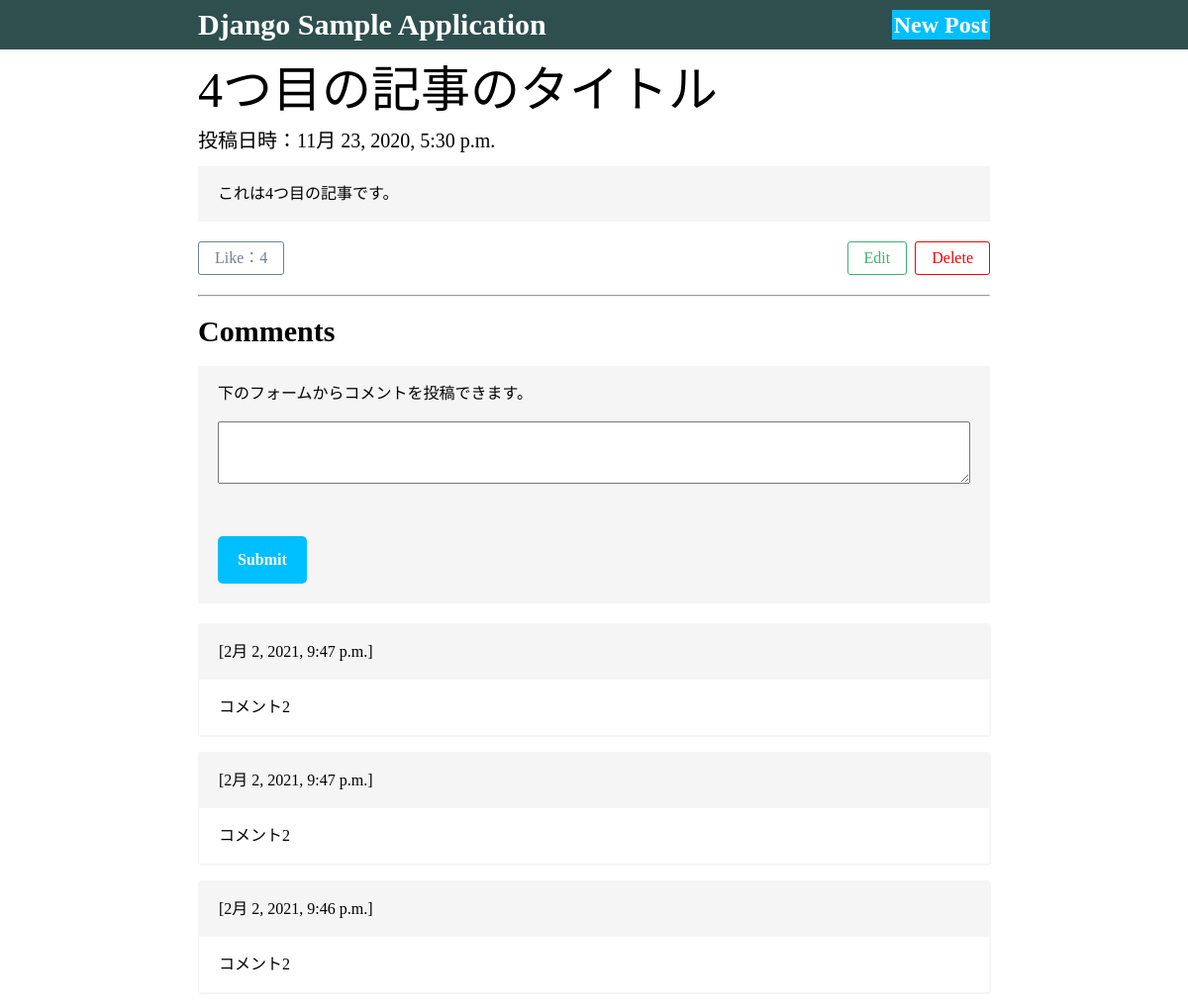
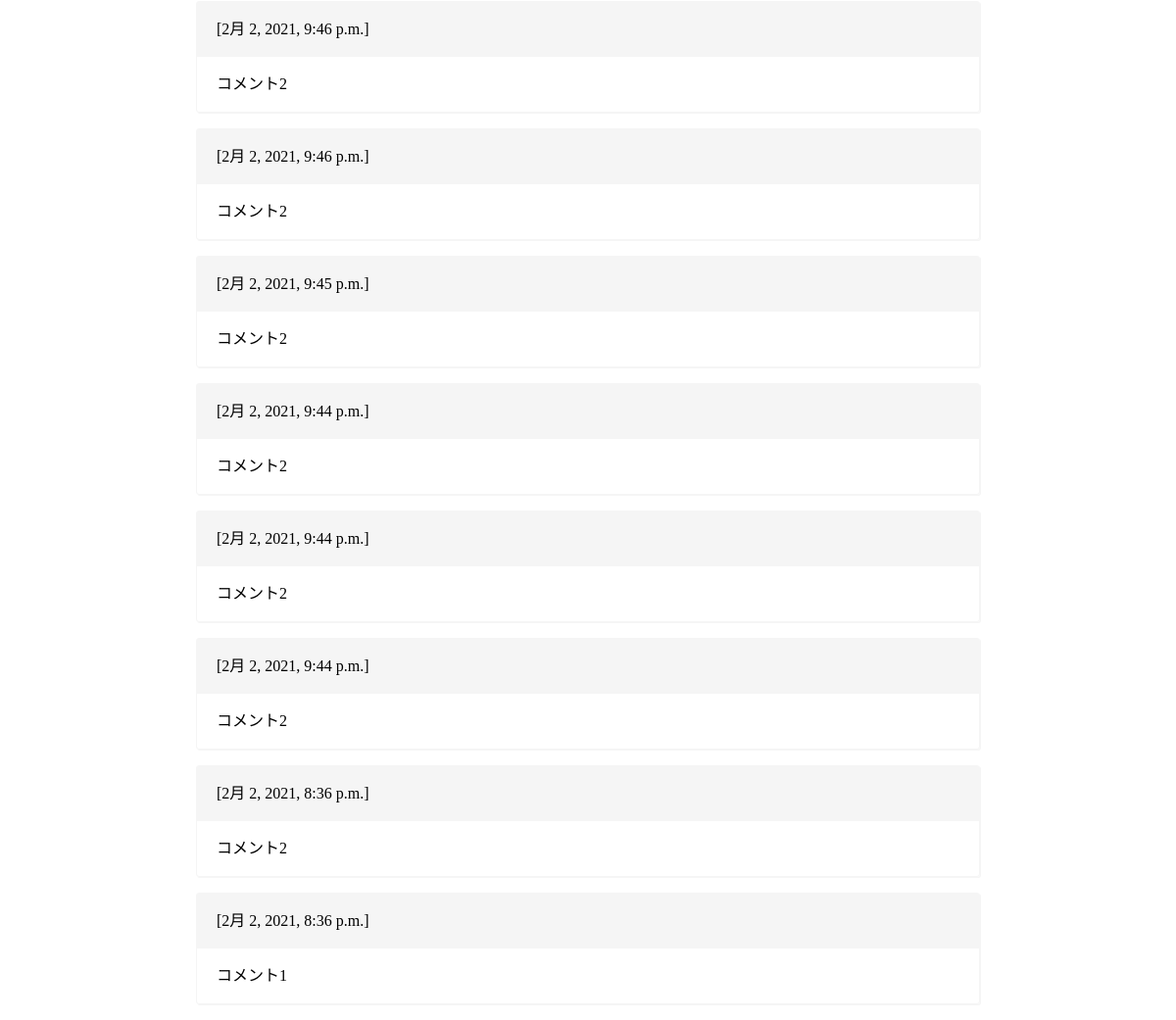
Page /4/ on the committed database (2 pictures, top to bottom).
### blog/models.py (models this page shows, shortened)
class Article(models.Model):
  title = models.CharField(max_length=200)
  body = models.TextField()
  posted_at = models.DateTimeField(default=timezone.now)
  published_at = models.DateTimeField(blank=True, null=True)
  like = models.IntegerField(default=0)

class Comment(models.Model):  # コメント機能のクラス
    text = models.TextField()
    posted_at = models.DateTimeField(default=timezone.now)
    article = models.ForeignKey(Article, related_name='comments', on_delete=models.CASCADE)

### blog/views.py (the view)
# urls.py: path('<int:article_id>/', views.detail, name='detail'),
def detail(request, article_id):
	try:
		article = Article.objects.get(pk=article_id)
	except Article.DoesNotExist:
		raise Http404("Article does not exist")
	if request.method == 'POST':  #submitを押したときにPOSTのリクエストが発生、POSTメソッドでアクセスされた場合、Commentオブジェクトを生成し、データベースに保存
		comment = Comment(article=article, text=request.POST['text'], posted_at=timezone.now())  #コメントをフォームの情報からとってくる、とってきたidの記事に紐付け、入力されたテキスト、投稿時間
		comment.save()  #データベースに保存
	context = {  #detail画面に表示したいもの
		"article": article,
		'comments':article.comments.order_by('-posted_at')  #「article.comments.order_by()」の「comments」はCommentクラスの「related_name」で設定したもの。「order_by('-posted_at')」は投稿時間の新しい順
	}
	return render(request, "blog/detail.html", context)

### blog/templates/blog/detail.html (shortened to what this page needs)
{% load static %}
<!DOCTYPE html>
<html lang="ja">
<head>
  <link rel="stylesheet" href="{% static 'reset.css' %}">
  <link rel="stylesheet" href="{% static 'style.css' %}">
  <link rel="stylesheet" href="{% static 'detail.css' %}">
</head>
<body>
  <header class="header">
    <div class="header__inner inner">
      <h1 class="header__ttl">Django Sample Application</h1>
      <div class="header__create">
        <a href="{% url 'create' %}" class="header__create__btn">New Post</a>
      </div>
    </div>
  </header>
  <div class="inner">
    <div class="detail__main__inner">
      <h2 class="article__ttl">{{ article.title }}</h2>
      <p class="article__posted-at">投稿日時：{{ article.posted_at }}</p>
      <p class="article__body">{{ article.body | linebreaksbr }}</p>
      <div class="detail__main__footer">
        <div class="like__body">
          <a class="detail__main__footer-btn detail__main__footer-btn-like" onclick="like({{ article.id }});">
            Like：<span id="like{{ article.id }}">{{ article.like }}</span>
          </a>
        </div>
        <div class="detail__main__footer__right">
          <p><a class="detail__main__footer-btn detail__main__footer-btn-edit" href="{% url 'update' article.id %}">Edit</a></p>
          <p><a class="detail__main__footer-btn detail__main__footer-btn-delete" href="{% url 'delete' article.id %}">Delete</a></p>
        </div>
      </div>
    </div>
    <hr>
    <div class="comment__inner">
      <h2 class="comment__ttl">Comments</h2>
      <form class="comment__form" action="{% url 'detail' article.id %}" method="post">
        <div class="comment__form__body">
          <label for="textInput">下のフォームからコメントを投稿できます。</label>
          <textarea class="comment__form__textarea" name="text" id="textInput" rows="3"></textarea>
          <div class="submit__body">
            <button class="submit__btn" type="submit">Submit</button>
          </div>
        </div>
      </form>
      {% if comments %}
      {% for comment in comments %}
      <div class="posted__comment__body">
        <div class="posted__comment__posted-at">[{{ comment.posted_at }}]</div>
        <p class="posted__comment__text">{{ comment.text | linebreaksbr }}</p>
      </div>
      {% endfor %}
      {% else %}
      <p>No comment.</p>
      {% endif %}
    </div>
  </div>
</body>
</html>

### blog/static/style.css (style rules this page uses)
a { color: #000; }
.header { background: #2f4f4f; color: #fff; padding: 10px 0; font-size: 24px; font-weight: bold; }
.header__inner { display: flex; align-items: center; }
.header__ttl { font-size: 30px; }
.header__create { margin-left: auto; }
.header__create__btn { background: #00bfff; color: #fff; border: 2px solid #00bfff; }
.inner { max-width: 800px; margin: 0 auto; }
input, textarea { width: 100%; padding: 8px; }
.submit__body { margin-top: 30px; }
.submit__btn { padding: 16px 20px; background: #00bfff; border-radius: 5px; font-weight: bold; color: #fff; cursor: pointer; transition: all .3s; }
.detail__main__footer-btn { border-radius: 3px; padding: 8px 16px; display: inline-block; transition: all .3s; }
.detail__main__footer-btn-like { border: 1px solid #708090; color: #708090; }
.detail__main__footer-btn-edit { border: 1px solid #3cb371; color: #3cb371; margin-right: 8px; }
.detail__main__footer-btn-delete { border: 1px solid #ff0000; color: #ff0000; }

### blog/static/detail.css (style rules this page uses)
.article__ttl { font-size: 50px; margin: 16px 0; }
.article__posted-at { font-size: 20px; margin: 16px 0; }
.article__body { background: #f5f5f5; padding: 20px; margin: 16px 0; }
.detail__main__footer { display: flex; align-items: center; margin: 20px 0; }
.detail__main__footer__right { margin-left: auto; display: flex; align-items: center; }
.comment__ttl { font-size: 30px; font-weight: bold; margin: 20px 0; }
.comment__form { background: #f5f5f5; padding: 20px; margin-bottom: 20px; }
.comment__form__textarea { margin: 20px 0; }
.posted__comment__body { margin: 16px 0; border: 1px solid #f5f5f5; box-shadow: 1px 1px #f5f5f5; border-radius: 3px; }
.posted__comment__posted-at { background: #f5f5f5; padding: 20px; }
.posted__comment__text { padding: 20px; }

### rows in the picture
Article: title "4つ目の記事のタイトル", posted_at "11月 23, 2020, 5:30 p.m.", body "これは4つ目の記事です。", like "4"
Comment: posted_at "2月 2, 2021, 9:47 p.m.", text "コメント2"
Comment: posted_at "2月 2, 2021, 9:47 p.m.", text "コメント2"
Comment: posted_at "2月 2, 2021, 9:46 p.m.", text "コメント2"
Comment: posted_at "2月 2, 2021, 9:46 p.m.", text "コメント2"
Comment: posted_at "2月 2, 2021, 9:46 p.m.", text "コメント2"
Comment: posted_at "2月 2, 2021, 9:45 p.m.", text "コメント2"
Comment: posted_at "2月 2, 2021, 9:44 p.m.", text "コメント2"
Comment: posted_at "2月 2, 2021, 9:44 p.m.", text "コメント2"
Comment: posted_at "2月 2, 2021, 9:44 p.m.", text "コメント2"
Comment: posted_at "2月 2, 2021, 8:36 p.m.", text "コメント2"
Comment: posted_at "2月 2, 2021, 8:36 p.m.", text "コメント1"
